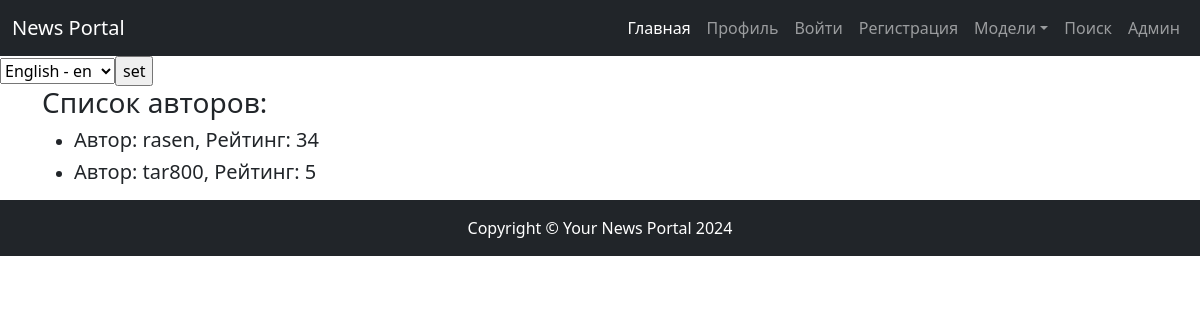
Screenshot of /authors/ with the database file from the repository.
### news/models.py (models this page shows, shortened)
class Author(models.Model):
    user = models.OneToOneField(User, on_delete=models.CASCADE, verbose_name=_('User'))
    rating = models.IntegerField(_('Ratiing'), default=0)
    class Meta:
        verbose_name = _('Author')
        verbose_name_plural = _('Authors')

### news/views/author.py (the view)
# urls.py: path('authors/', AuthorList.as_view(), name='authors'),
class AuthorList(ListView):
    model = Author
    ordering = '-rating'
    template_name = APP + 'authors.html'
    context_object_name = 'authors'
    queryset = Author.objects.all()        #. select_related('author')

### news/templates/news/authors.html (shortened to what this page needs)
{% extends 'default.html' %}
{% load i18n %}
{% block content %}
<b><h3>{% trans "List of authors" %}:</h3></b>
<ul>
{% for author in authors %}
   <li>
       <h5>{% trans "Author" %}: <span>{{ author.user }}</span>, {% trans "Rating" %}: {{ author.rating }}</h5>
   </li>
{% endfor %}
</ul>
{% endblock content %}

### rows the page displays
Author: user "rasen", rating "34"
Author: user "tar800", rating "5"

### other values shown
form field language "English - en"
